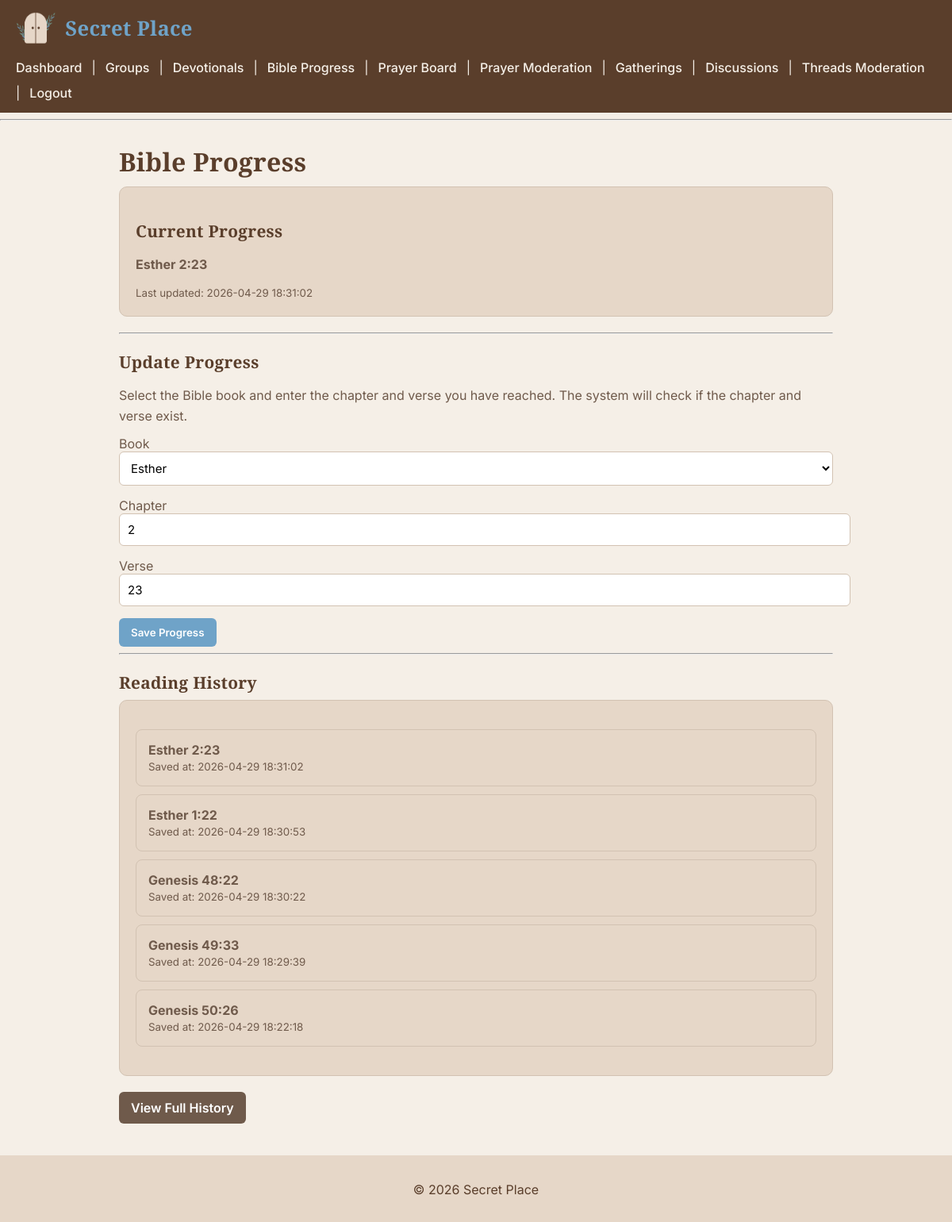
The app's page /bible/progress (signed in) with its own data.
### tables this page shows
CREATE TABLE bible_progress (
    id INTEGER PRIMARY KEY AUTOINCREMENT,
    user_id INTEGER NOT NULL,
    book TEXT,
    chapter INTEGER,
    verse INTEGER,
    updated_at DATETIME DEFAULT CURRENT_TIMESTAMP,
    FOREIGN KEY(user_id) REFERENCES users(id)
);

CREATE TABLE bible_progress_history (
    id INTEGER PRIMARY KEY AUTOINCREMENT,
    user_id INTEGER NOT NULL,
    book TEXT NOT NULL,
    chapter INTEGER NOT NULL,
    verse INTEGER NOT NULL,
    saved_at DATETIME DEFAULT CURRENT_TIMESTAMP,
    FOREIGN KEY(user_id) REFERENCES users(id)
);

### routes/bible.py (the view, shortened to what this page needs)
@bible_bp.route("/progress", methods=["GET", "POST"])
def view_progress():
    user_id = session.get("user_id")
    if not user_id:
        return redirect(url_for("auth.login"))
    books = get_bible_books()
    row = get_bible_progress(user_id)
    progress = None
    if row:
        progress = {
            "book": row[0],
            "chapter": row[1],
            "verse": row[2],
            "updated_at": row[3]
        }
    history = get_bible_progress_history(user_id, limit=5)
    return render_template(
        "bible_progress.html",
        progress=progress,
        books=books,
        history=history
    )

### sqlite_db.py (called while the page is built)
def connect_db():
    return sqlite3.connect(Config.DATABASE)

def get_bible_progress(user_id):
    conn = connect_db()
    cursor = conn.cursor()
    cursor.execute(
        """
        SELECT book, chapter, verse, updated_at
        FROM bible_progress
        WHERE user_id = ?
        """,
        (user_id,)
    )
    progress = cursor.fetchone()
    conn.close()
    return progress

def get_bible_progress_history(user_id, limit=5):
    conn = connect_db()
    cursor = conn.cursor()
    cursor.execute(
        """
        SELECT book, chapter, verse, saved_at
        FROM bible_progress_history
        WHERE user_id = ?
        ORDER BY saved_at DESC
        LIMIT ?
        """,
        (user_id, limit)
    )
    history_records = cursor.fetchall()
    conn.close()
    return history_records

def get_bible_books():
    conn = connect_db()
    cursor = conn.cursor()
    cursor.execute(
        """
        SELECT DISTINCT book
        FROM bible_structure
        ORDER BY id ASC
        """
    )
    rows = cursor.fetchall()
    conn.close()
    return [row[0] for row in rows]

### templates/bible_progress.html (shortened to what this page needs)
{% extends "layout.html" %}
{% block content %}
<h1 class="page-title">Bible Progress</h1>
{% if progress %}
<div class="card mb-4">
    <h3> Current Progress</h3>
    <p class="lead">
        <strong>{{ progress.book }} {{ progress.chapter }}:{{ progress.verse }}</strong>
    </p>
    <small class="text-muted">
        Last updated: {{ progress.updated_at }}
    </small>
</div>
{% else %}
<div class="card mb-4">
    <p>No progress saved yet.</p>
</div>
{% endif %}
<hr>
<h3>Update Progress</h3>
<p class="text-muted">
    Select the Bible book and enter the chapter and verse you have reached.
    The system will check if the chapter and verse exist.
</p>
<form method="POST" class="form-card">
    <label for="bookSelect">Book</label>
    <select name="book" id="bookSelect" required class="form-control">
        {% for book in books %}
            <option value="{{ book }}"
                {% if progress and progress.book == book %}selected{% endif %}>
                {{ book }}
            </option>
        {% endfor %}
    </select>
    <label for="chapterInput" class="mt-3">Chapter</label>
    <input type="number"
           id="chapterInput"
           name="chapter"
           min="1"
           required
           class="form-control"
           value="{{ progress.chapter if progress else '' }}">
    <label for="verseInput" class="mt-3">Verse</label>
    <input type="number"
           id="verseInput"
           name="verse"
           min="1"
           required
           class="form-control"
           value="{{ progress.verse if progress else '' }}">
    <button type="submit" class="btn btn-primary mt-4">
        Save Progress
    </button>
</form>
<hr>
<h3>Reading History</h3>
{% if history %}
    <div class="card mb-4">
        <ul>
            {% for h in history %}
                <li>
                    <strong>{{ h[0] }} {{ h[1] }}:{{ h[2] }}</strong><br>
                    <small>Saved at: {{ h[3] }}</small>
                </li>
            {% endfor %}
        </ul>
    </div>
{% else %}
    <p>No reading history yet.</p>
{% endif %}
<a href="{{ url_for('bible.bible_history') }}" class="btn btn-secondary">
    View Full History
</a>
{% endblock %}

### static/css/styles.css (style rules this page uses)
body { font-family: 'Inter', sans-serif; background-color: #f5efe7; color: #6f5a4b; margin: 0; padding: 0; }
h1, h2, h3, h4, h5, h6 { font-family: 'Playfair Display', serif; color: #5a3e2b; font-weight: 700; letter-spacing: 0.3px; margin-bottom: 10px; }
h1 { font-size: 2rem; margin-bottom: 10px; }
h3 { font-size: 1.3rem; margin-bottom: 8px; }
p { line-height: 1.6; margin-bottom: 12px; }
.card { background-color: #e6d7c8; padding: 20px; border-radius: 10px; margin-bottom: 20px; border: 1px solid #d2c2b2; }
a { color: #6fa3c8; }
button, .button, .btn { font-family: 'Inter', sans-serif; font-weight: 600; background-color: #6fa3c8; color: white; border: none; padding: 10px 15px; text-decoration: none; cursor: pointer; border-radius: 6px; display: inline-block; transition: all 0.2s ease; }
.btn-secondary { background-color: #6f5a4b; }
input, textarea, select { font-family: 'Inter', sans-serif; font-size: 15px; width: 100%; padding: 10px; margin-bottom: 15px; border-radius: 6px; border: 1px solid #d2c2b2; background-color: white; }
ul { list-style-type: none; padding-left: 0; }
ul li { background-color: #e6d7c8; margin-bottom: 10px; padding: 15px; border-radius: 8px; border: 1px solid #d2c2b2; }

### records on screen
bible_progress: book "Esther", chapter "2", verse "23", updated_at "2026-04-29 18:31:02"
bible_progress_history: book "Esther", chapter "2", verse "23", saved_at "2026-04-29 18:31:02"
bible_progress_history: book "Esther", chapter "1", verse "22", saved_at "2026-04-29 18:30:53"
bible_progress_history: book "Genesis", chapter "48", verse "22", saved_at "2026-04-29 18:30:22"
bible_progress_history: book "Genesis", chapter "49", verse "33", saved_at "2026-04-29 18:29:39"
bible_progress_history: book "Genesis", chapter "50", verse "26", saved_at "2026-04-29 18:22:18"
